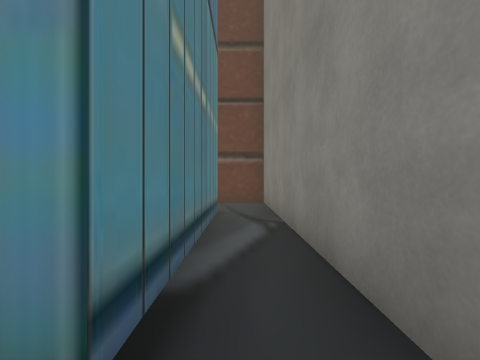
view 1 (above)

24 first-person views from a walk through a 3-D level made in the Unity game engine. The camera is 1.4 m above the floor, looks level and sees 85° across. The floor is counted in squares, 2 m on a side. Each view is taken from the middle of a square. On the plan, view 1 faces up. The plan holds only what a view shows up to about 9 squares ahead; the rest is blank. The place goes on beyond the plan. The player is left out. Some surface patterns are stand-ins.

view 2
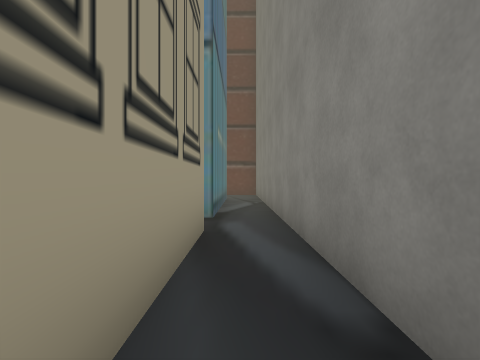

view 3
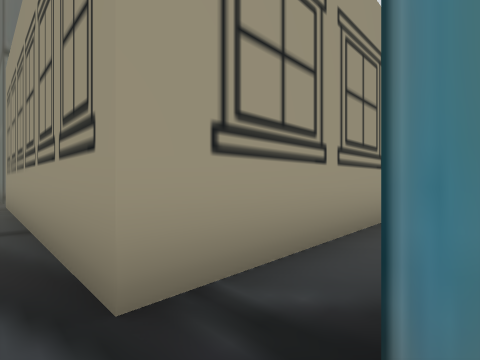

view 4
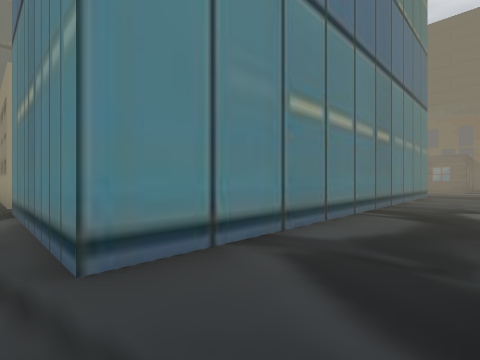

view 5
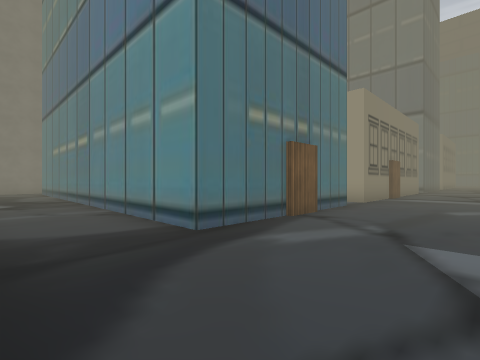

view 6
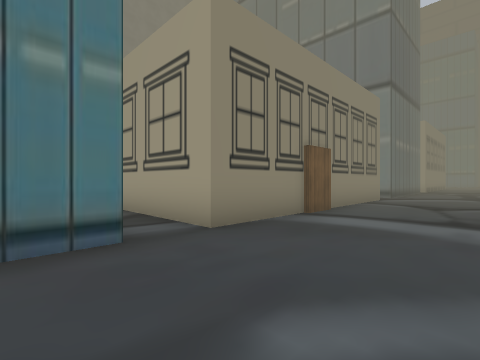

view 7
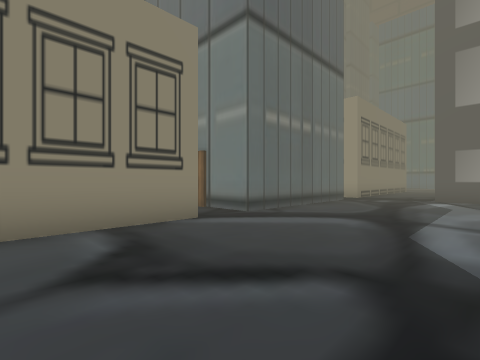

view 8
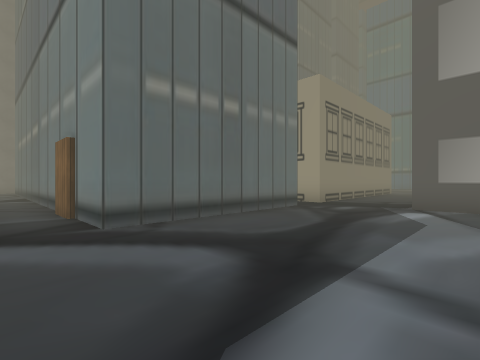

view 9
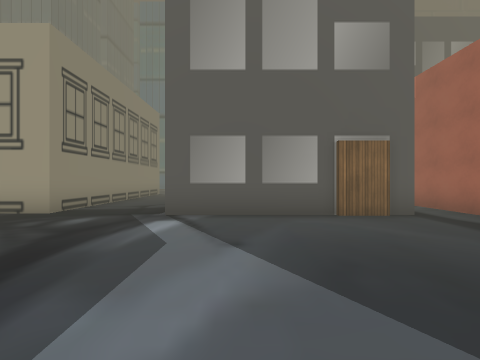

view 10
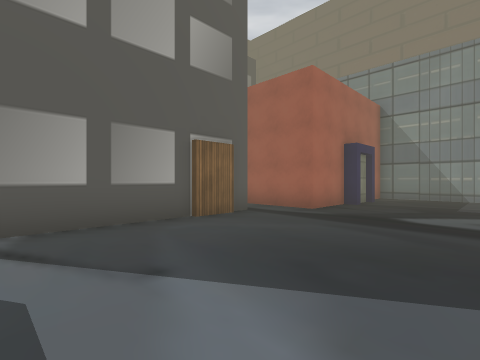

view 11
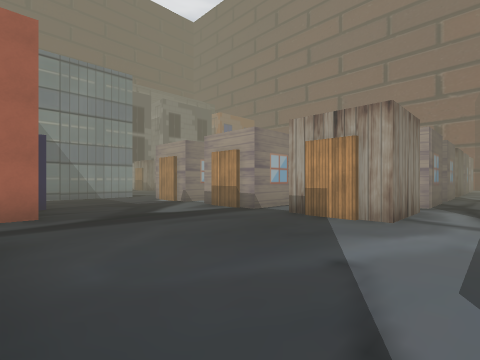

view 12
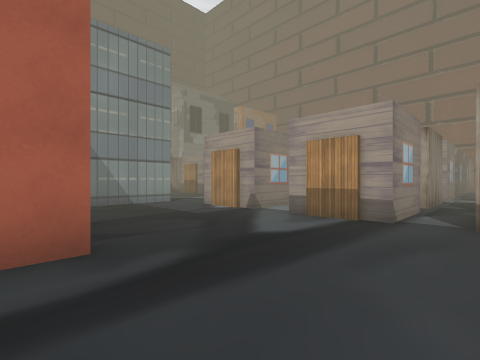

view 13
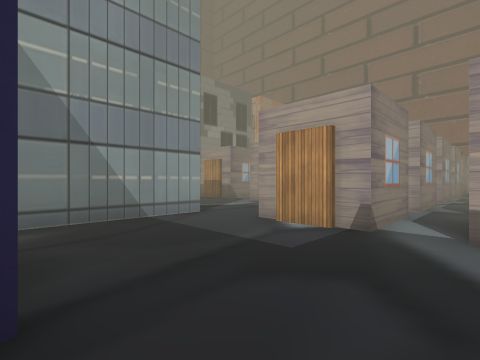

view 14
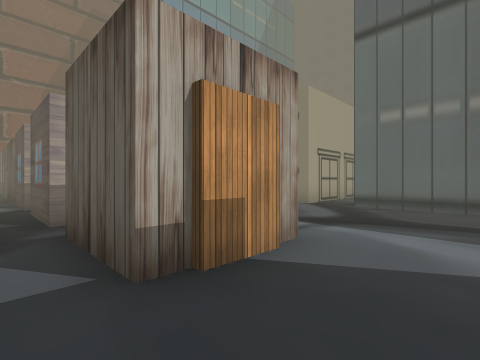

view 15
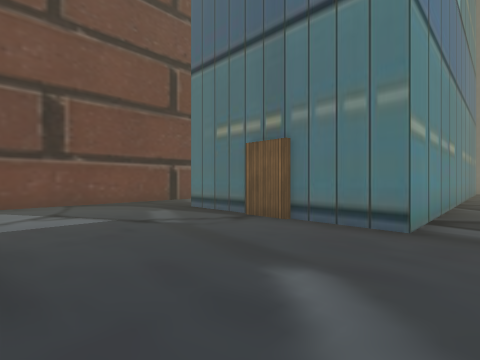

view 16
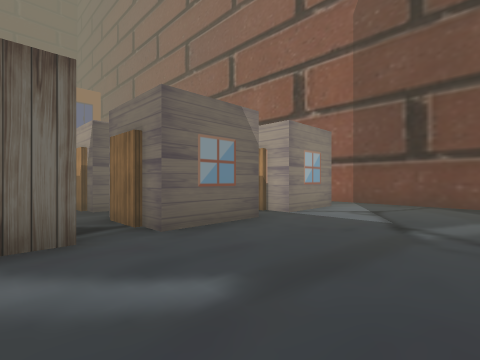

view 17
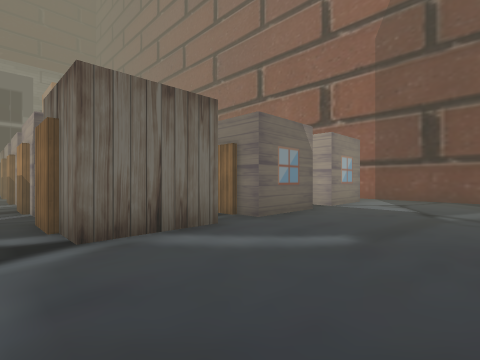

view 18
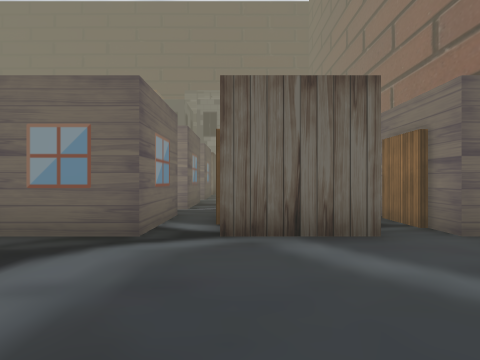

view 19
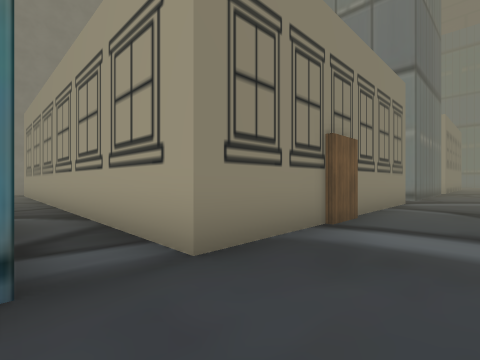

view 20
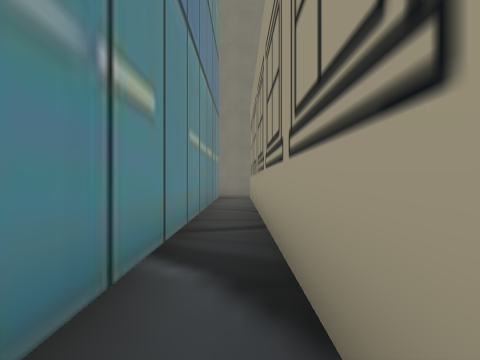

view 21
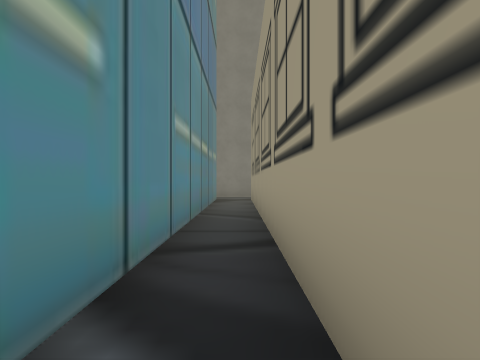

view 22
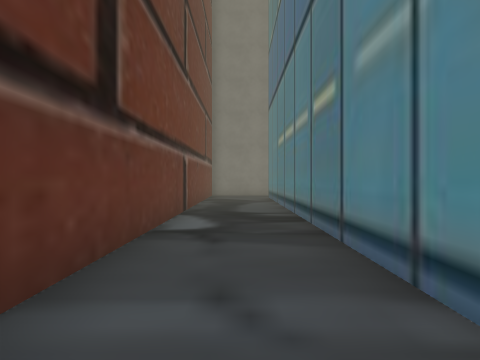

view 23
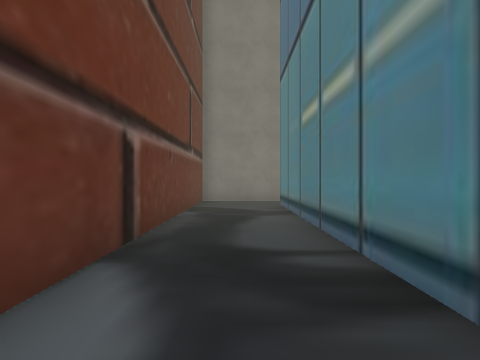

view 24
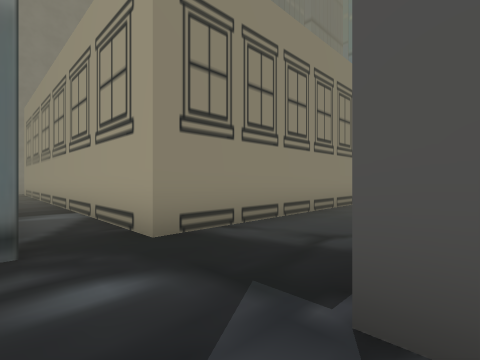

### Floor plan
Ten units are one square. View 1 is at (0, 0); x grows to the right and y downward. Boxes are objects, and circles mark ways between rooms. Rooms are numbered by the first view taken in them; rooms with no view inside come last. Other rooms are left out.
<svg viewBox="-272 -87 285 287">
<path fill="none" stroke="#000" d="M8 32 8 -5M-5 4 -5 79M-172 52 -172 72M-172 22 -172 41M-114 79 -130 79 -130 4 -5 4M-130 -8 -130 -59 -5 -59 -5 -8 -130 -8M-172 82 -172 102 -192 102M-172 -9 -172 12M-172 -38 -172 -18M-202 102 -222 102M-130 144 -130 93 -56 93M-232 102 -252 102M-172 -68 -172 -48M-125 -82 -180 -82M-205 153 -155 153M-235 138 -235 142 -218 142 -218 171M-267 114 -267 136M-248 141 -242 141M8 -5 8 -82 -98 -82M-130 195 -130 155 -48 155M-222 22 -202 22M-232 25 -232 41M-202 12 -218 12M-202 22 -202 41M-172 12 -192 12M-192 42 -192 22 -172 22M-172 -18 -192 -18M-192 12 -192 0M-202 52 -202 72M-192 72 -192 52M-202 82 -202 102M-192 102 -192 82"/>
<circle cx="0" cy="0" r="3" fill="#2a7"/>
<circle cx="-185" cy="20" r="3" fill="#2a7"/>
<circle cx="-185" cy="-10" r="3" fill="#2a7"/>
<circle cx="-185" cy="50" r="3" fill="#2a7"/>
<circle cx="-185" cy="80" r="3" fill="#2a7"/>
<circle cx="-200" cy="95" r="3" fill="#2a7"/>
<circle cx="-215" cy="20" r="3" fill="#2a7"/>
<circle cx="-200" cy="5" r="3" fill="#2a7"/>
<circle cx="-200" cy="35" r="3" fill="#2a7"/>
<circle cx="-200" cy="65" r="3" fill="#2a7"/>
<text x="0" y="40">1</text>
<text x="-140" y="40">2</text>
<text x="-220" y="20">3</text>
<text x="-190" y="20">4</text>
<text x="-190" y="-10">5</text>
<text x="-190" y="50">6</text>
<text x="-190" y="80">7</text>
</svg>
Room 1 opens to room 2. Room 2 opens to room 4. Room 2 opens to room 5. Room 2 opens to room 6. Room 2 opens to room 7. Room 3 opens to room 4. Room 4 opens to room 5. Room 4 opens to room 6. Room 6 opens to room 7.

Where each view was taken, in squares from view 1:
view 1: 0 up, 0 right, facing up
view 2: 4 down, 0 right, facing up
view 3: 1 up, 0 right, facing down-left
view 4: 8 up, 0 right, facing down-left
view 5: 8 up, 16 left, facing down-right
view 6: 2 up, 16 left, facing down-right
view 7: 5 down, 17 left, facing down-right
view 8: 8 down, 17 left, facing down-right
view 9: 10 down, 17 left, facing down
view 10: 11 down, 16 left, facing down-left
view 11: 15 down, 16 left, facing up-left
view 12: 15 down, 19 left, facing up-left
view 13: 14 down, 22 left, facing up-left
view 14: 12 down, 20 left, facing up-right
view 15: 0 up, 17 left, facing up-right
view 16: 0 up, 14 left, facing up-left
view 17: 2 down, 14 left, facing up-left
view 18: 1 down, 14 left, facing left
view 19: 1 up, 15 left, facing down-right
view 20: 0 up, 11 left, facing right
view 21: 0 up, 10 left, facing right
view 22: 7 up, 11 left, facing right
view 23: 7 up, 8 left, facing right
view 24: 14 down, 16 left, facing down-right
